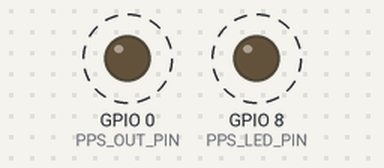
Recording of a sketch running on a simulated ESP32-C3. Shown: output pins drawn as LEDs (lit = HIGH). Dashed ring = blinking.

Above: at 0.5 s.
Timing chart, 0 to 3.0 s (numbered marks = the images above):
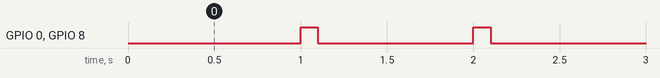

The sketch:

ESP32-Signal-1PPS.ino
```cpp
#include <esp_wifi.h>
#include <esp_bt.h>
#include <driver/gpio.h>
#include <esp_timer.h>

/* ===================== PINS ===================== */

#define PPS_LED_PIN GPIO_NUM_8  // Built-in LED / 1PPS output
#define PPS_OUT_PIN GPIO_NUM_0  // 1PPS output, correct polarity
#define LED_ACTIVE_LEVEL HIGH   // LOW = active-low (e.g. ESP32-C3), HIGH = active-high

/* ===================== TIMING ===================== */

#define PPS_PERIOD_US 1000000ULL  // 1 s  (periodic)
#define PPS_PULSE_US 100000ULL    // 100 ms high

static esp_timer_handle_t s_pps_timer;
static esp_timer_handle_t s_pulse_end_timer;

#define LED_ON (LED_ACTIVE_LEVEL)
#define LED_OFF (!LED_ACTIVE_LEVEL)

static void pulse_end_cb(void* /*arg*/) {
  gpio_set_level(PPS_LED_PIN, LED_OFF);  // LED off
  gpio_set_level(PPS_OUT_PIN, 0);        // signal low
}

static void pps_cb(void* /*arg*/) {
  gpio_set_level(PPS_LED_PIN, LED_ON);  // LED on
  gpio_set_level(PPS_OUT_PIN, 1);       // signal high
  esp_timer_start_once(s_pulse_end_timer, PPS_PULSE_US);
}

static void pps_init(void) {
  // Configure LED and signal GPIOs as outputs
  gpio_config_t io_conf = {};
  io_conf.pin_bit_mask = (1ULL << PPS_LED_PIN) | (1ULL << PPS_OUT_PIN);
  io_conf.mode = GPIO_MODE_OUTPUT;
  io_conf.pull_up_en = GPIO_PULLUP_DISABLE;
  io_conf.pull_down_en = GPIO_PULLDOWN_DISABLE;
  io_conf.intr_type = GPIO_INTR_DISABLE;
  gpio_config(&io_conf);
  gpio_set_level(PPS_LED_PIN, LED_OFF);  // LED off
  gpio_set_level(PPS_OUT_PIN, 0);        // signal idle low

  // One-shot timer to end the pulse after 100 ms
  esp_timer_create_args_t end_args = {};
  end_args.callback = pulse_end_cb;
  end_args.name = "pps_end";
  esp_timer_create(&end_args, &s_pulse_end_timer);

  // Periodic 1 Hz timer to start each pulse
  esp_timer_create_args_t pps_args = {};
  pps_args.callback = pps_cb;
  pps_args.name = "pps";
  esp_timer_create(&pps_args, &s_pps_timer);
  esp_timer_start_periodic(s_pps_timer, PPS_PERIOD_US);
}

/* ===================== ARDUINO ===================== */

void setup() {
  // Reduce jitter
  esp_wifi_stop();
  esp_bt_controller_disable();

  pps_init();  // 1 PPS: LED on GPIO8, signal on GPIO0 (100 ms high, 900 ms low)
}

void loop() {
  delay(1000);  // Nothing to do
}
```

Measured:
- by itself, GPIO 0 (PPS_OUT_PIN), GPIO 8 (PPS_LED_PIN): alternates HIGH for 0.10 s and LOW for 0.90 s
